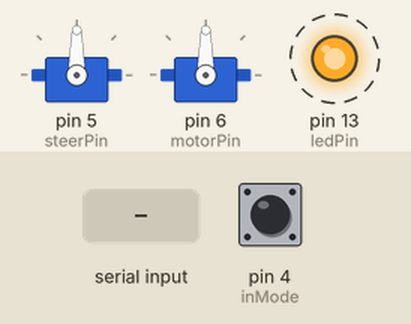
This sketch was run on a simulated Arduino Uno, built with avr-gcc and run on an emulated ATmega328P. Shown: 2 × servo, output pins drawn as LEDs (lit = HIGH). Dashed ring = blinking. The inputs (shaded band) are chosen by the test bench; at power-on: pin 4 (inMode) LOW. What the sketch prints to the serial monitor is not drawn.

Above: at 2.2 s.
2.3 s: "steer," received over Serial
At 3.48 s:
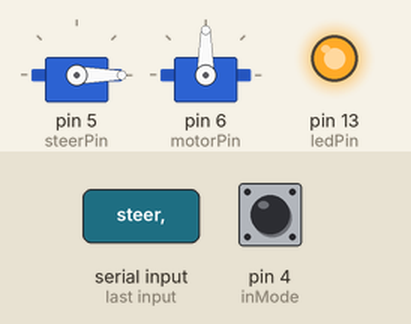
At 4.47 s:
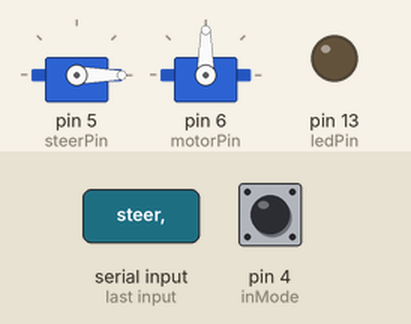
5.3 s: "motor," received over Serial
At 6.47 s:
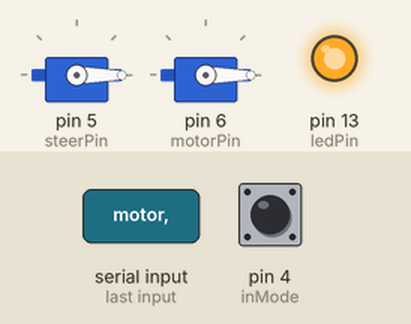
Timing chart, 0 to 14.3 s (numbered marks = the images above; inputs shaded):
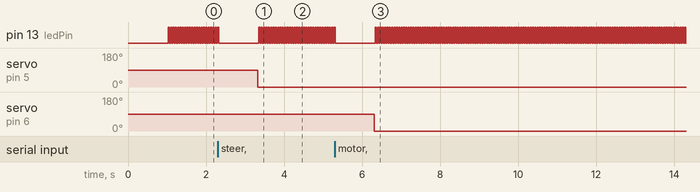

The sketch:

car_controller.ino
```cpp
#include <Servo.h>
#include "afl_call.h"

Servo steering;
Servo throttle;

//Settings
const boolean debug = false; //Turn this OFF if you don't want debug messages.
const boolean inputsOut = true; //Turn this OFF if you don't want the inputs to be sent via uart.
const boolean voltageOut = false; //Turn this ON if you want votlage messages.
const int dirInitial = true; // Set the initial direction; forwards/backwards depends on setup
const int modeThreshold = 1200;  //Less than this value will result in manual mode
const int killThreshold = 1600;  //Between modeThreshold and this will kill outputs
                                 //Above killThreshold will result in autonomous mode
const int noSignalThreshold = 500; //

//Define pin numbers
const int inSteer = 2; // Pin connected to steering output on R/C receiver
const int inMotor = 3; // Pin connected to motor output on R/C receiver
const int inMode = 4; // Pin connected to mode output on R/C receiver
const int motorPin = 6; // Pin that outputs the PWM signal to the motor controller
const int steerPin = 5; // Pin that outputs the PWM signal to the steering servo
const int ledPin = 13; // Status LED
const int voltSensePin = A3; // The voltage sensing pin

String command; //Keep track of our command as it comes in
String value;
boolean LEDstatus = false; //Keep track of the LED status
boolean mode;
float voltage;
int rxSteer;
int rxMotor;
int rxMode = 0; //Start in manual mode

//This function is called everytime the code wants the car to zero throttle and steering
//Change the values to suit your needs
void straightAndStop() {
  throttle.write(90);
  steering.write(90);
}

void setup() {
  Serial.begin(57600);  //Start serial @ 57600 baud

  //Set the correct pin modes
  pinMode(ledPin, OUTPUT);
  pinMode(motorPin, OUTPUT);
  pinMode(voltSensePin, INPUT);
  pinMode(inMode, INPUT);
  pinMode(inMotor, INPUT);
  pinMode(inSteer, INPUT);

  //Setup our servos
  steering.attach(steerPin);
  throttle.attach(motorPin);

  //Begin with zero motor/steering
  straightAndStop();
  if (debug) Serial.println("Ready to receive commands...\n");
  delay(1000);

  startForkserver(0);
}

void loop() {
  rxMode = pulseIn(inMode, HIGH, 20000); // Read the mode output on R/C receiver
  delay(10); //Without this (intentional blocking) delay the arduino won't read the next pulseIn properly

  if (voltageOut) { //If we're reporting a voltage
    voltage = map(analogRead(voltSensePin), 0, 1023, 0, 480); //Read and map it
    voltage = voltage / 100; //Scale it
    Serial.print("voltage,"); //Print it
    Serial.println(voltage, 3);
  }

  LEDstatus = !LEDstatus; //Flip the status for next time this runs and write it
  digitalWrite(ledPin, LEDstatus);


  if (rxMode > killThreshold) {  //If we hit the I done goofed switch zero motor/steering
    straightAndStop();
    Serial.println("error");  //This means if recording data with suiron it will pause
                              //Makes sure you don't get a heap of "bad" data

  }

  else if ((rxMode < modeThreshold) && (rxMode > 900)) {  //Manual mode
    if (mode == true) { // If we just came from auto control,  zero motor/steering
      straightAndStop();
      Serial.println("Entered manual control mode.");
      mode = false; // Now we're in manual mode
    }
    //int rxSteerRaw = pulseIn(inSteer, HIGH, 20000);  //Read our steering/motor values
    int rxSteerRaw = 0;  //Read our steering/motor values
    delay(10); //Without this (intentional blocking) delay the arduino won't read the second pulseIn properly
    int rxMotorRaw = pulseIn(inMotor, HIGH, 20000);
    rxSteer = map(rxSteerRaw, 1000, 2000, 40, 150); // Read the steering output on R/C receiver
    rxMotor = map(rxMotorRaw, 1000, 2000, 40, 150); // Read the motor output on R/C receiver

    if (inputsOut) { //If we're outputting control values
      while (Serial.available() > 0) {  //Everytime we get a character via serial read it then send values
        Serial.read();
        Serial.print(rxSteer);
        Serial.print(",");
        Serial.println(rxMotor);
      }

      if (debug) {  //If we're debugging print the raw inputs (before scaling/mapping)
        Serial.print("rawRxMotor,");
        Serial.println(rxMotorRaw);
        Serial.print("rawRxSteer,");
        Serial.println(rxSteerRaw);
        Serial.println();
      }
    }

    throttle.write(rxMotor);  //Set the motor and steering values
    steering.write(rxSteer);
  }

  else { //Autonomous control mode
    if (mode == false) { // If we just came from manual control
      straightAndStop(); // Set the motor power to zero and straighten wheels
      Serial.println("Entered autonomous control mode.");
    }

    mode = true; // Now we're in auto mode

    while (Serial.available() > 0) { //If there is something in the serial buffer waiting to be read

      command = Serial.readStringUntil(','); //Read all of the command
      value = Serial.readStringUntil('\n'); //Read all of the value to set
      Serial.read(); //skip the new line

      if (debug == true) Serial.println("Set the " + command + " to " + value);  //If debugging, print out commands

      if (command == "steer") {  //If we get a steering command then set the steering to it
        steering.write(value.toInt());
      }

      else if (command == "motor") {  //If we get a motor command then set the motor to it
        throttle.write(value.toInt());
      }

      else {  //If it was any other command we weren't expecting it
        if (debug == true) Serial.println("Someone done goofed... (you sent something you weren't meant to!)");
      }
    }
  }
}
```

afl_call.h
```cpp
#ifndef _AFL_CALL_H
#define _AFL_CALL_H

#ifdef __cplusplus
extern "C" {
#endif
/* afl_call.c/.cpp */
int startForkserver(int ticks);
int doneWork(int val);
#ifdef __cplusplus
}
#endif

#endif
```

Measured:
- after the input at 2.3 s, servo on pin 5 (steerPin): 90° → 0° after 1.0 s
- after the input at 5.3 s, servo on pin 6 (motorPin): 90° → 0° after 1.0 s
- by itself, pin 13 (ledPin): repeats every 0.06 s: HIGH 0.03 s, LOW 0.03 s
